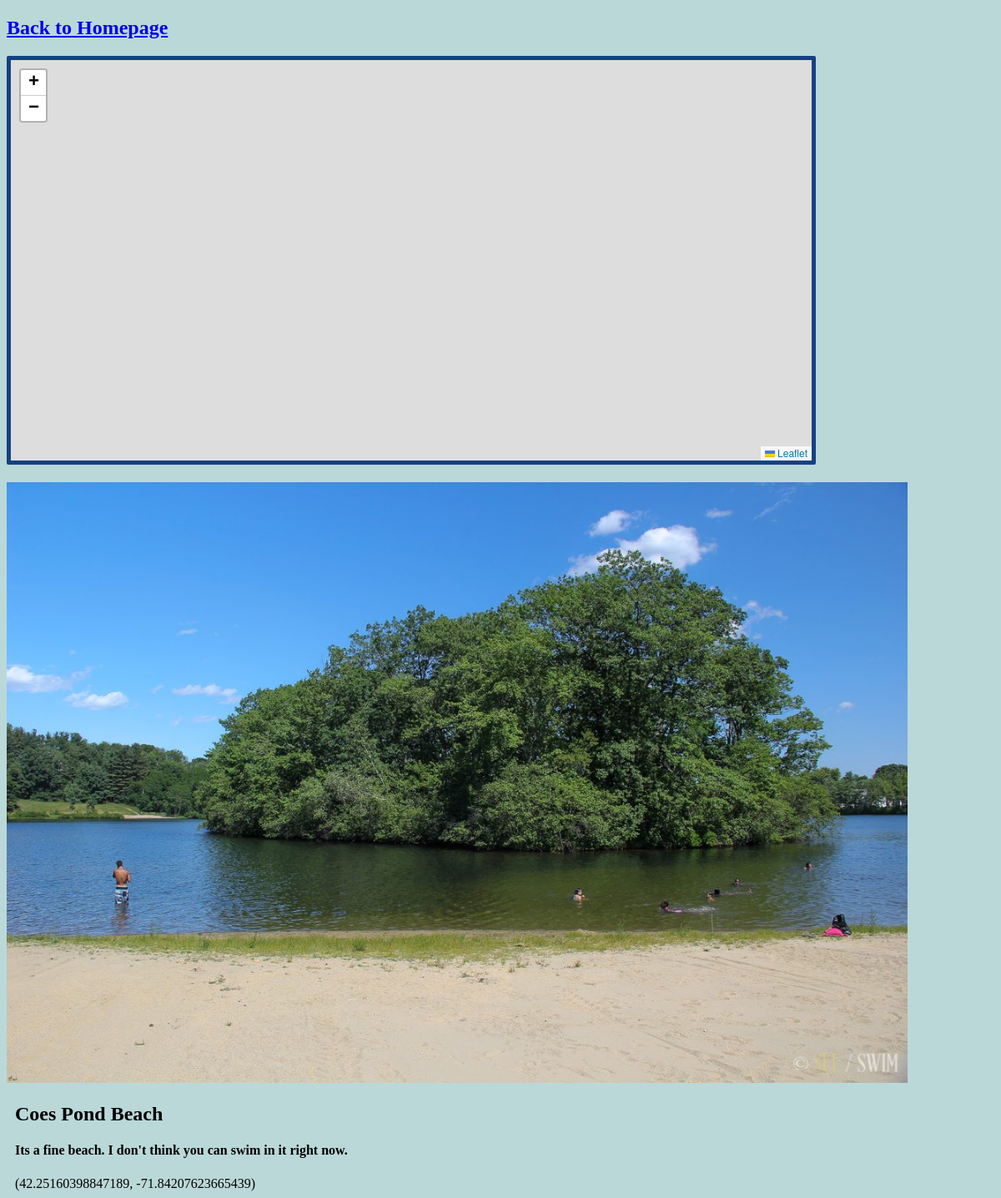
Screenshot of /home/2/ with the database file from the repository.
### maps/models.py (models this page shows)
class Spot(models.Model):
    spot_name = models.CharField(max_length=64)
    spot_description = models.CharField(max_length=256)
    spot_latitude = models.FloatField(default=0)
    spot_longitude = models.FloatField(default=0)
    photo = models.ImageField(upload_to = "media/spotPhotos")

### maps/views.py (the view)
# urls.py: path("<int:spot_id>/", views.SpotPage, name="spot home"),
def SpotPage(request, spot_id):
    spot_list = Spot.objects.filter(id=spot_id)
    cord_list = Spot.objects.filter(id=spot_id).values('id','spot_name','spot_latitude','spot_longitude') # context for javascript (map marker creation)
    context = {
        "spots": list(spot_list),
        "cords": list(cord_list),
    }
    template = loader.get_template("MapSpot.html")
    return HttpResponse(template.render(context, request))

### maps/templates/MapSpot.html (shortened to what this page needs)
{% extends 'HomeSpot.html' %}
{% block content %}
<div id="map" style = "height: 60vh; width: 80vw;"></div>
{% endblock content %}

### maps/templates/HomeSpot.html (shortened to what this page needs)
<!DOCTYPE html>
<html lang="en">
<head>
    <link rel="stylesheet" href="https://unpkg.com/leaflet@1.9.4/dist/leaflet.css" />
</head>
<body class="container">
    <a href="/home/"><h2>Back to Homepage</h2></a>
    {% block content %}{% endblock content %}
    {% if spots %}
        <ul>
            {% for spot in spots %}
                <a href="/home/{{ spot.id }}/">
                <img src="{{ spot.photo.url }}" style="width: 90vw;">
                </a>
                <li> <h2>{{spot.spot_name}}</h2> </li>
                <ul>
                    <li> <h4>{{spot.spot_description}}</h4> </li>
                    <li> ({{spot.spot_latitude}}, {{spot.spot_longitude}}) </li>
                </ul>
            {% endfor %}
        </ul>
    {% endif %}
</body>
</html>

### maps/templates/HomeSpot.html (style rules this page uses)
body { background-color: rgb(187, 216, 216); font-family: "verdana"; }
ul { list-style-type: none; padding: 0; margin: 0; }
li { padding: 0px 10px; margin-bottom: 5px; }
#map { border: 5px solid #154281; border-radius: 2px; margin: 0px; }

### rows the page displays
Spot: photo (picture), spot_name "Coes Pond Beach", spot_description "Its a fine beach. I don't think you can swim in it right now.", spot_latitude "42.25160398847189", spot_longitude "-71.84207623665439"
